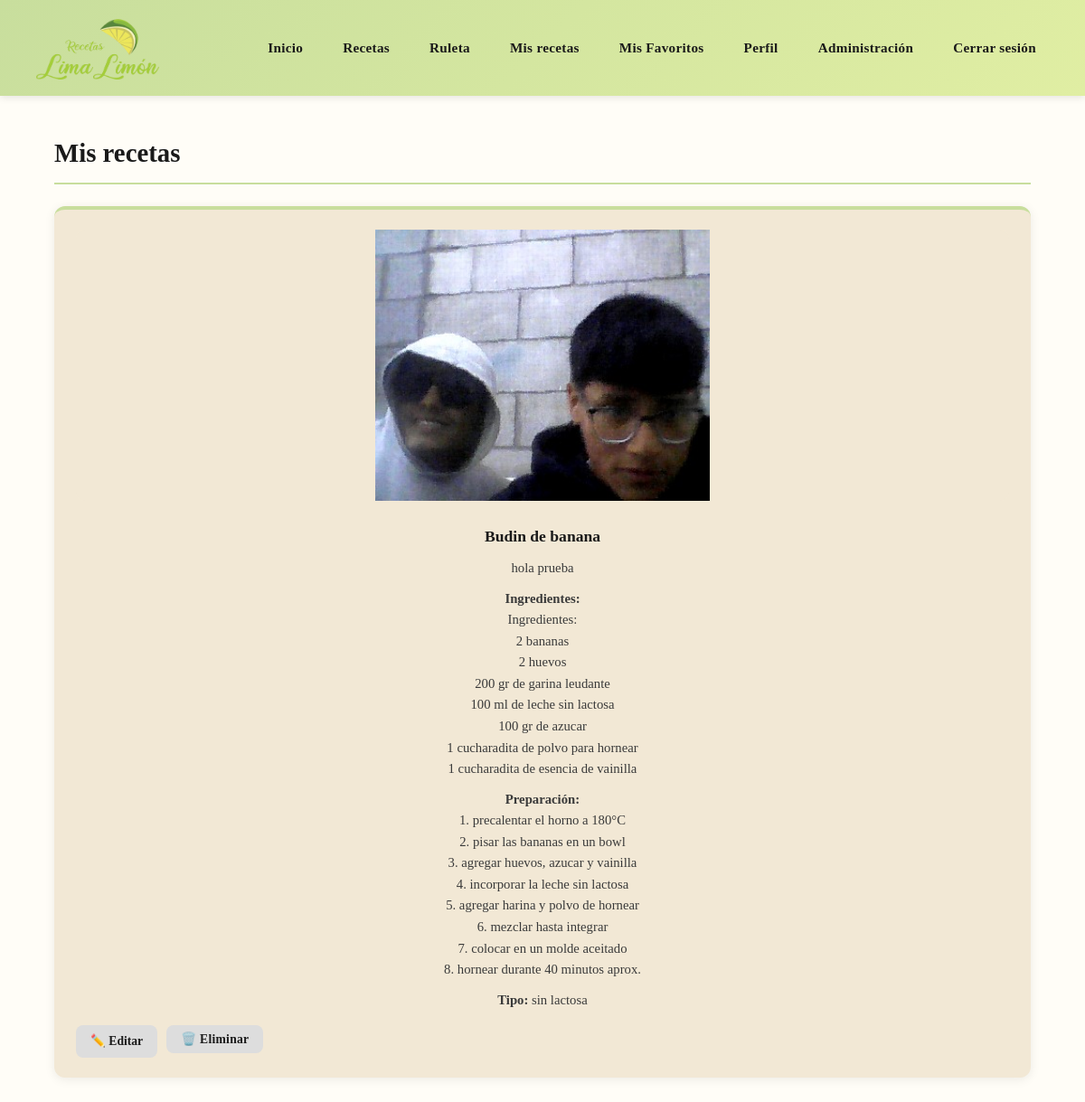
/mis_recetas.php (signed in), run on the app's committed database.
### tables this page shows
CREATE TABLE `recetas` (
  `id` int(11) NOT NULL,
  `titulo` varchar(255) DEFAULT NULL,
  `descripcion` text DEFAULT NULL,
  `usuario_id` int(11) DEFAULT NULL,
  `ingredientes` text DEFAULT NULL,
  `pasos` text DEFAULT NULL,
  `tipo` varchar(150) DEFAULT NULL,
  `estacion` varchar(50) DEFAULT NULL,
  `imagen` varchar(255) DEFAULT NULL
);

### mis_recetas.php (the view, shortened to what this page needs)
<?php
include("config.php");
$user_id = $_SESSION['user_id'];
$stmt = $conn->prepare("
SELECT *
FROM recetas
WHERE usuario_id=?
ORDER BY id DESC
");
$stmt->bind_param("i", $user_id);
$stmt->execute();
$result = $stmt->get_result();
?>
<!DOCTYPE html>
<html lang="es">
<head>
<link rel="stylesheet" href="css/style.css">
</head>
<body>
<?php include("header.php"); ?>
<div class="container">
<h2>Mis recetas</h2>
<div class="recetas-grid">
<?php while($row=$result->fetch_assoc()){ ?>
<div class="card">
<?php if(!empty($row['imagen'])){ ?>
<img
src="uploads/<?php echo htmlspecialchars($row['imagen']); ?>"
class="imagen-receta"
alt="Receta"
>
<?php } ?>
<h3>
<?php echo htmlspecialchars($row['titulo']); ?>
</h3>
<p>
<?php echo nl2br(htmlspecialchars($row['descripcion'])); ?>
</p>
<p>
<strong>Ingredientes:</strong>
<br>
<?php echo nl2br(htmlspecialchars($row['ingredientes'])); ?>
</p>
<p>
<strong>Preparación:</strong>
<br>
<?php echo nl2br(htmlspecialchars($row['pasos'])); ?>
</p>
<p>
<strong>Tipo:</strong>
<?php echo htmlspecialchars($row['tipo']); ?>
</p>
<div style="display:flex; gap:10px; flex-wrap:wrap;">
<a
href="editar_receta.php?id=<?php echo (int)$row['id']; ?>"
class="btn-editar"
>
✏️ Editar
</a>
<form action="eliminar_receta.php" method="POST">
<button type="submit">
🗑️ Eliminar
</button>
</form>
</div>
</div>
<?php } ?>
</div>
</div>
</body>
</html>

### css/style.css (style rules this page uses)
:root { --crema: #FFFDF7; --beige: #F2E8D5; --verde-medio: #C8DE9D; --verde-claro: #E0EEA3; --negro: #1a1a1a; --gris-suave: #888; --sombra: 0 2px 12px rgba(0,0,0,0.08); --radio: 12px; }
*, *::before, *::after { box-sizing: border-box; margin: 0; padding: 0; }
body { font-family: 'Georgia', serif; background: var(--crema); color: var(--negro); line-height: 1.6; min-height: 100vh; overflow-x: hidden; }
img { max-width: 100%; height: auto; }
.container { width: 90%; max-width: 1100px; margin: 40px auto; }
.container h2 { font-size: 1.8rem; font-weight: 700; color: var(--negro); margin-bottom: 24px; border-bottom: 2px solid var(--verde-medio); padding-bottom: 10px; }
button { max-width: 100%; margin-top: 14px; padding: 10px 22px; background: var(--verde-medio); color: var(--negro); border: none; border-radius: 8px; cursor: pointer; font-family: inherit; font-size: 0.95rem; font-weight: 600; letter-spacing: 0.02em; transition: background 0.2s, transform 0.1s; }
.recetas-grid { display: grid; grid-template-columns: repeat(auto-fit, minmax(min(100%, 260px), 1fr)); gap: 22px; }
.card { min-width: 0; background: var(--beige); padding: 22px 24px; border-radius: var(--radio); box-shadow: var(--sombra); border-top: 4px solid var(--verde-medio); display: flex; flex-direction: column; gap: 10px; overflow-wrap: anywhere; transition: transform 0.2s, box-shadow 0.2s; }
.card h3 { font-size: 1.1rem; font-weight: 700; color: var(--negro); }
.card p { font-size: 0.92rem; color: #3a3a3a; flex-grow: 1; }
.card button { align-self: flex-start; margin-top: 6px; padding: 7px 16px; font-size: 0.85rem; background: #ddd; color: var(--negro); }
.btn-editar { display:inline-block; margin-top:6px; padding:7px 16px; font-size:0.85rem; font-weight:600; text-decoration:none; border:none; border-radius:8px; background: var(--verde-medio); color: var(--negro); transition: background 0.2s, transform 0.1s; }
.card .btn-editar { align-self:flex-start; margin-top:6px; padding:7px 16px; font-size:0.85rem; background:#ddd; color:var(--negro); text-decoration:none; border-radius:8px; }
.imagen-receta { width:100%; max-height:300px; object-fit:contain; background:var(--beige); border-radius:10px; margin-bottom:15px; display:block; }
.card h3 { text-align:center; }
.card p { text-align:center; }

### data on the page
recetas: imagen (picture), titulo "Budin de banana", descripcion "hola prueba", ingredientes "Ingredientes: 2 bananas 2 huevos 200 gr de garina leudante 100 ml de leche sin lactosa 100 gr de azucar 1 cucharadita de polvo para hornear 1 cucharadita de esencia de vainilla", pasos "1. precalentar el horno a 180°C 2. pisar las bananas en un bowl 3. agregar huevos, azucar y vainilla 4. incorporar la leche sin lactosa 5. agregar harina y polvo de hornear 6. mezclar hasta integrar 7. colocar en un molde aceitado 8. hornear durante 40 minutos aprox.", tipo "sin lactosa"
